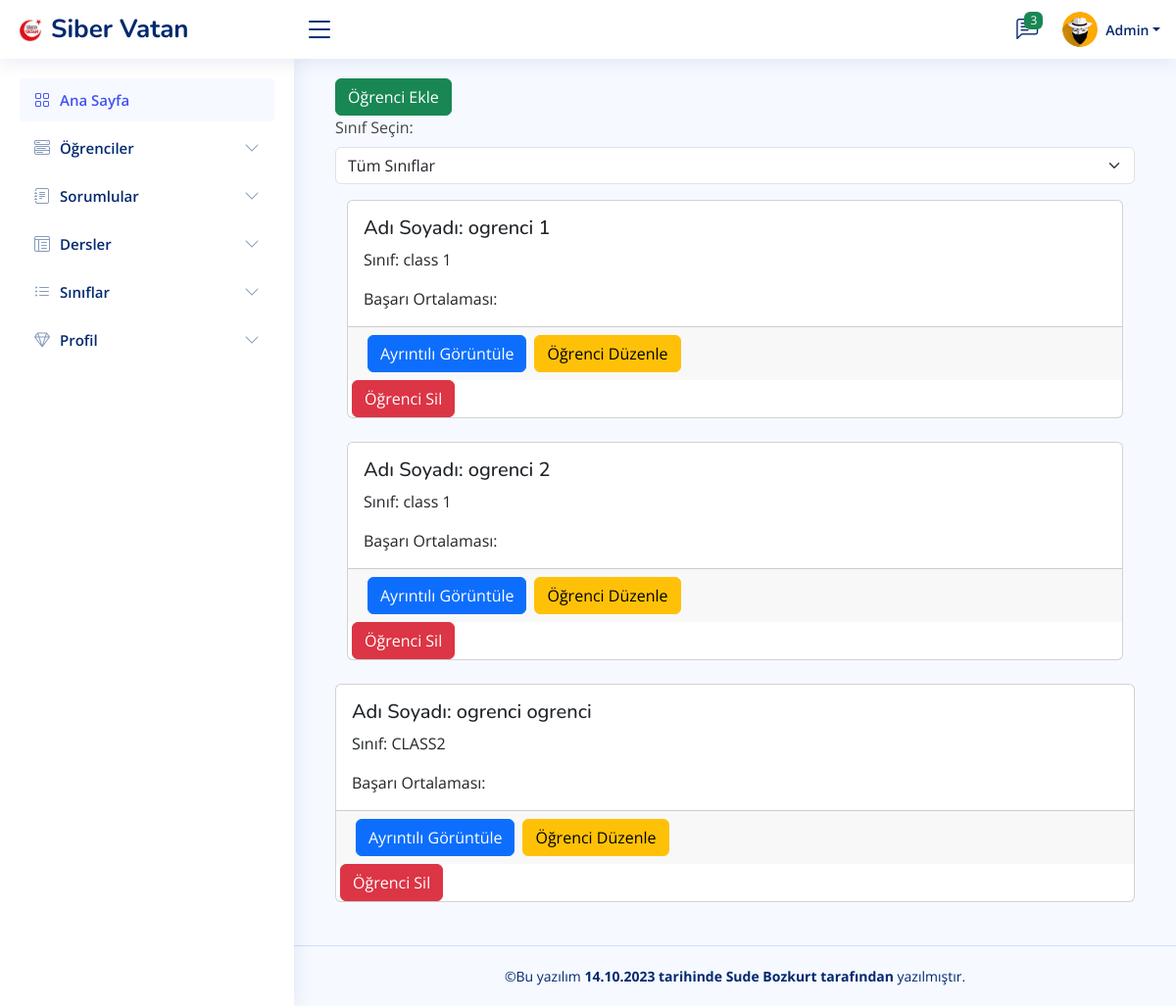
Page /NiceAdmin/ogrenciler.php on the committed database.
### tables this page shows
CREATE TABLE `t_user` (
  `id` int(11) NOT NULL,
  `name` varchar(255) NOT NULL,
  `surname` varchar(255) NOT NULL,
  `username` varchar(255) NOT NULL,
  `password` text NOT NULL,
  `role` varchar(10) NOT NULL,
  `created_at` timestamp NOT NULL DEFAULT current_timestamp() ON UPDATE current_timestamp()
);

CREATE TABLE `t_class` (
  `id` int(11) NOT NULL,
  `class_name` varchar(255) NOT NULL,
  `class_teacher_id` int(11) NOT NULL
);

### NiceAdmin/ogrenciler.php (the view, shortened to what this page needs)
<?php
$servername = "localhost";
$username = "root";
$password = "root";
$dbname = "obs";
try {
  $conn = new PDO("mysql:host=$servername;dbname=$dbname", $username, $password);
  $conn->setAttribute(PDO::ATTR_ERRMODE, PDO::ERRMODE_EXCEPTION);
  $sql = "SELECT name, surname, id FROM t_user WHERE role = 'student'";
  $stmt = $conn->prepare($sql);
  $stmt->execute();
} catch (PDOException $e) {
  echo "Hata: " . $e->getMessage();
}
?>
<!DOCTYPE html>
<html lang="en">
<head>
  <link href="assets/vendor/bootstrap/css/bootstrap.min.css" rel="stylesheet">
  <link href="assets/vendor/bootstrap-icons/bootstrap-icons.css" rel="stylesheet">
  <link href="assets/vendor/boxicons/css/boxicons.min.css" rel="stylesheet">
  <link href="assets/vendor/quill/quill.snow.css" rel="stylesheet">
  <link href="assets/vendor/quill/quill.bubble.css" rel="stylesheet">
  <link href="assets/vendor/remixicon/remixicon.css" rel="stylesheet">
  <link href="assets/vendor/simple-datatables/style.css" rel="stylesheet">
  <link href="assets/css/style.css" rel="stylesheet">
</head>
<body>
  <header id="header" class="header fixed-top d-flex align-items-center">
    <div class="d-flex align-items-center justify-content-between">
      <a href="admin.php" class="logo d-flex align-items-center">
        <img src="assets/img/logo.jpg" alt="">
        <span class="d-none d-lg-block">Siber Vatan</span>
      </a>
      <i class="bi bi-list toggle-sidebar-btn"></i>
    </div>
    <nav class="header-nav ms-auto">
      <ul class="d-flex align-items-center">
        <li class="nav-item dropdown">
          <a class="nav-link nav-icon" href="#" data-bs-toggle="dropdown">
            <i class="bi bi-chat-left-text"></i>
            <span class="badge bg-success badge-number">3</span>
          </a>
        </li>
        <li class="nav-item dropdown pe-3">
          <a class="nav-link nav-profile d-flex align-items-center pe-0" href="#" data-bs-toggle="dropdown">
            <img src="assets/img/profile.jpeg" alt="Profile" class="rounded-circle">
            <span class="d-none d-md-block dropdown-toggle ps-2">Admin</span>
          </a>
        </li>
      </ul>
    </nav>
  </header>
  <aside id="sidebar" class="sidebar">
    <ul class="sidebar-nav" id="sidebar-nav">
      <li class="nav-item">
        <a class="nav-link " href="admin.php">
          <i class="bi bi-grid"></i>
          <span>Ana Sayfa</span>
        </a>
      </li>
      <li class="nav-item">
        <a class="nav-link collapsed" data-bs-target="#components-nav" data-bs-toggle="collapse" href="#">
          <i class="bi bi-menu-button-wide"></i><span>Öğrenciler</span><i class="bi bi-chevron-down ms-auto"></i>
        </a>
      </li>
      <li class="nav-item">
        <a class="nav-link collapsed" data-bs-target="#forms-nav" data-bs-toggle="collapse" href="#">
          <i class="bi bi-journal-text"></i><span>Sorumlular</span><i class="bi bi-chevron-down ms-auto"></i>
        </a>
      </li>
      <li class="nav-item">
        <a class="nav-link collapsed" data-bs-target="#tables-nav" data-bs-toggle="collapse" href="#">
          <i class="bi bi-layout-text-window-reverse"></i><span>Dersler</span><i class="bi bi-chevron-down ms-auto"></i>
        </a>
      </li>
      <li class="nav-item">
        <a class="nav-link collapsed" data-bs-target="#dersler-nav" data-bs-toggle="collapse" href="#">
            <i class="bi bi-list-ul"></i><span>Sınıflar</span><i class="bi bi-chevron-down ms-auto"></i>
        </a>
    </li>
      <li class="nav-item">
        <a class="nav-link collapsed" data-bs-target="#icons-nav" data-bs-toggle="collapse" href="#">
          <i class="bi bi-gem"></i><span>Profil</span><i class="bi bi-chevron-down ms-auto"></i>
        </a>
      </li>
    </ul>
  </aside>
  <main id="main" class="main">
  <div class="container">
  <button type="button" class="btn btn-success" data-bs-toggle="modal" data-bs-target="#ogrenciEkleModal">
  Öğrenci Ekle
</button>
<div class="mb-3">
  <label for="sinifSec" class="form-label">Sınıf Seçin:</label>
  <select class="form-select" id="sinifSec" name="sinif">
    <?php
    echo "<option value=\"tum\">Tüm Sınıflar</option>";
    ?>
  </select>
</div>
    <div class="container">
      <div class="row">
        <?php
        while ($row = $stmt->fetch(PDO::FETCH_ASSOC)) {
          $name = $row['name'];
          $surname = $row['surname'];
          $student_id = $row['id'];
          $class_name = '';
          $sql_class = "SELECT class_id FROM t_classes_student WHERE student_id = :student_id";
          $stmt_class = $conn->prepare($sql_class);
          $stmt_class->bindParam(':student_id', $student_id, PDO::PARAM_INT);
          $stmt_class->execute();
          $result_class = $stmt_class->fetch(PDO::FETCH_ASSOC);
          if ($result_class) {
            $class_id = $result_class['class_id'];
            $sql_class_name = "SELECT class_name FROM t_class WHERE id = :class_id";
            $stmt_class_name = $conn->prepare($sql_class_name);
            $stmt_class_name->bindParam(':class_id', $class_id, PDO::PARAM_INT);
            $stmt_class_name->execute();
            $result_class_name = $stmt_class_name->fetch(PDO::FETCH_ASSOC);
            if ($result_class_name) {
              $class_name = $result_class_name['class_name'];
            }
          }
        ?>
        <div class="col-md-12">
          <div class="card mb-4" data-sinif="<?php echo $class_name; ?>">
            <div class="card-body">
              <h5 class="card-title"> Adı Soyadı: <?php echo $name . " " . $surname; ?></h5>
              <p class="card-text">Sınıf: <?php echo $class_name; ?> </p>
              <p class="card-text">Başarı Ortalaması: </p>
            </div>
            <div class="card-footer d-flex justify-content-start">
              <form action="ayrinti.php" method="GET">
                <button class="btn btn-primary mx-1">Ayrıntılı Görüntüle</button>
              </form>
                <button class="btn btn-warning mx-1" data-bs-toggle="modal" data-bs-target="#duzenleModal<?php echo $student_id; ?>">Öğrenci Düzenle</button>
            </div>
            <form action="ogrencisil.php" method="POST">
              <button class="btn btn-danger mx-1" type="submit">Öğrenci Sil</button>
            </form>
            </div>
          </div>
        </div>
        <?php } ?>
</main>
  <footer id="footer" class="footer">
    <div class="copyright">
      &copy;Bu yazılım<strong><span> 14.10.2023 tarihinde Sude Bozkurt tarafından</span></strong> yazılmıştır.
    </div>
  </footer>
</body>
</html>

### NiceAdmin/assets/css/style.css (style rules this page uses)
:root { scroll-behavior: smooth; }
body { font-family: "Open Sans", sans-serif; background: #f6f9ff; color: #444444; }
a { color: #4154f1; text-decoration: none; }
h1, h2, h3, h4, h5, h6 { font-family: "Nunito", sans-serif; }
#main { margin-top: 60px; padding: 20px 30px; transition: all 0.3s; }
.logo { line-height: 1; }
@media (min-width: 1200px) { .logo { width: 280px; } }
.logo img { max-height: 26px; margin-right: 6px; }
.logo span { font-size: 26px; font-weight: 700; color: #012970; font-family: "Nunito", sans-serif; }
.header { transition: all 0.5s; z-index: 997; height: 60px; box-shadow: 0px 2px 20px rgba(1, 41, 112, 0.1); background-color: #fff; padding-left: 20px; }
.header .toggle-sidebar-btn { font-size: 32px; padding-left: 10px; cursor: pointer; color: #012970; }
.header-nav ul { list-style: none; }
.header-nav>ul { margin: 0; padding: 0; }
.header-nav .nav-icon { font-size: 22px; color: #012970; margin-right: 25px; position: relative; }
.header-nav .nav-profile { color: #012970; }
.header-nav .nav-profile img { max-height: 36px; }
.header-nav .nav-profile span { font-size: 14px; font-weight: 600; }
.header-nav .badge-number { position: absolute; inset: -2px -5px auto auto; font-weight: normal; font-size: 12px; padding: 3px 6px; }
.sidebar { position: fixed; top: 60px; left: 0; bottom: 0; width: 300px; z-index: 996; transition: all 0.3s; padding: 20px; overflow-y: auto; scrollbar-width: thin; scrollbar-color: #aab7cf transparent; box-shadow: 0px 0px 20px rgba(1, 41, 112, 0.1); background-color: #fff; }
@media (min-width: 1200px) { #main, #footer { margin-left: 300px; } }
.sidebar-nav { padding: 0; margin: 0; list-style: none; }
.sidebar-nav li { padding: 0; margin: 0; list-style: none; }
.sidebar-nav .nav-item { margin-bottom: 5px; }
.sidebar-nav .nav-link { display: flex; align-items: center; font-size: 15px; font-weight: 600; color: #4154f1; transition: 0.3; background: #f6f9ff; padding: 10px 15px; border-radius: 4px; }
.sidebar-nav .nav-link i { font-size: 16px; margin-right: 10px; color: #4154f1; }
.sidebar-nav .nav-link.collapsed { color: #012970; background: #fff; }
.sidebar-nav .nav-link.collapsed i { color: #899bbd; }
.sidebar-nav .nav-link .bi-chevron-down { margin-right: 0; transition: transform 0.2s ease-in-out; }
.footer { padding: 20px 0; font-size: 14px; transition: all 0.3s; border-top: 1px solid #cddfff; }
.footer .copyright { text-align: center; color: #012970; }

### rows in the picture
t_user: name "ogrenci", surname "1", t_class.class_name "class 1"
t_user: name "ogrenci", surname "2", t_class.class_name "class 1"
t_user: name "ogrenci", surname "ogrenci", t_class.class_name "CLASS2"
